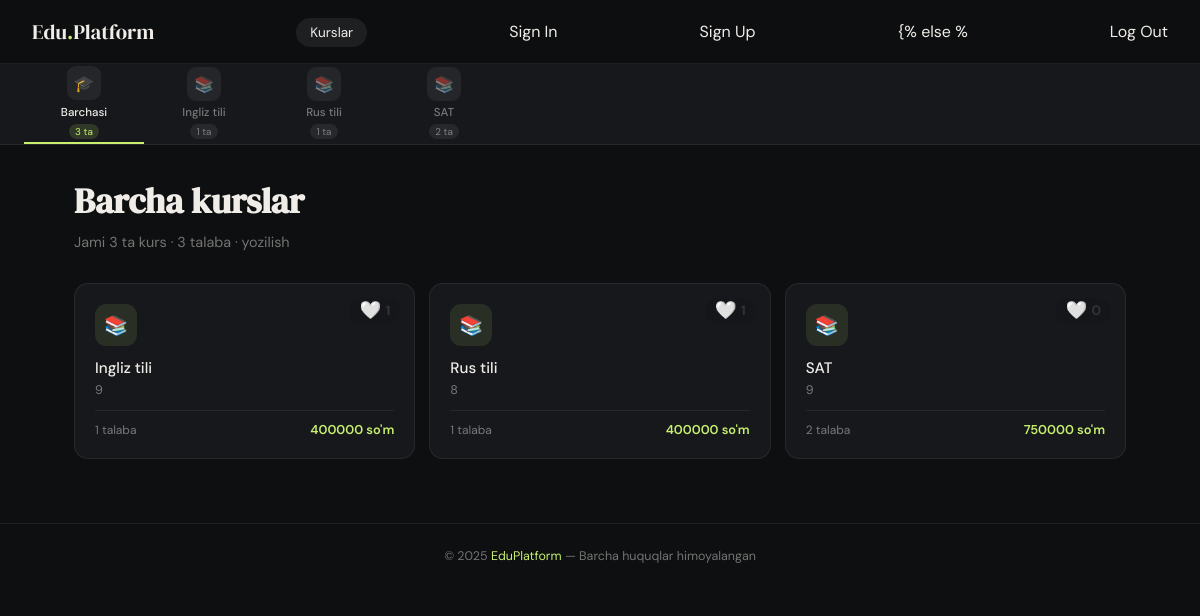
The page / on the database its author committed.
### courses/models.py (models this page shows, shortened)
class Course(models.Model):
    name = models.CharField(max_length=100, verbose_name='Nomi')
    description = models.TextField(blank=True, null=True, verbose_name='Batafsil')
    price = models.PositiveIntegerField(verbose_name='Narxi')
    duration = models.CharField(max_length=50, verbose_name='Davomiyligi')
    level = models.CharField(max_length=50, default='Beginner', verbose_name='Darajasi')
    is_active = models.BooleanField(default=True, verbose_name='Faolmi')
    updated_at = models.DateTimeField(auto_now=True, verbose_name='Oxirgi tahrirlangan vaqt')
    students = models.ManyToManyField(Student, verbose_name='O\'quvchilar')
    likes = models.ManyToManyField(Student, related_name='favorite_courses', blank=True, verbose_name='Yoqtirganlar')
    class Meta:
        verbose_name = "Kurs"
        verbose_name_plural = "Kurslar"

### courses/views.py (the view)
# urls.py: path('', home, name='home'),
def home(request):
    courses = Course.objects.all()
    students = Student.objects.all()
    context = {
        'courses': courses,
        'students': students,
        'total_students': students.count(),
        'title': 'Bosh sahifa',
    }
    return render(request, 'courses/index.html', context)

### templates/courses/index.html (shortened to what this page needs)
{% extends 'base.html' %}
{% block content %}
<div style="margin-bottom: 2rem;">
  <h1 style="font-family: var(--serif); font-size: 2.2rem; margin-bottom: 8px;">
    Barcha kurslar
  </h1>
  <p style="color: var(--muted); font-size: 0.9rem;">
    Jami {{ courses|length }} ta kurs · {{ total_students }} talaba · {{ total_enrollments }} yozilish
  </p>
</div>
{% if courses %}
<div class="courses-grid">
  {% for course in courses %}
  <div style="position: relative;">
    <a href="{% url 'course_detail' course.id %}" class="course-card" style="display: block; height: 100%;">
      <div class="course-card-icon">📚</div>
      <div class="course-card-name">{{ course.name }}</div>
      <div class="course-card-meta">{{ course.duration }}</div>
      <div class="course-card-footer">
        <span class="course-card-count">{{ course.students.count }} talaba</span>
        <span class="course-card-price">{{ course.price|floatformat:0 }} so'm</span>
      </div>
    </a>
    <div style="position: absolute; top: 15px; right: 15px; display: flex; align-items: center; gap: 4px; background: rgba(0, 0, 0, 0.08); padding: 4px 10px; border-radius: 20px; z-index: 10;">
      <a href="{% url 'like_course' course.id %}" style="text-decoration: none; line-height: 1; transition: transform 0.1s ease;" onmouseover="this.style.transform='scale(1.15)'" onmouseout="this.style.transform='scale(1)'">
        {% if request.user.student in course.likes.all %}
            <span style="font-size: 1.1rem; cursor: pointer;">❤️</span>
        {% else %}
            <span style="font-size: 1.1rem; cursor: pointer;">🤍</span>
        {% endif %}
      </a>
      <span style="font-size: 0.85rem; font-weight: bold; color: #333;">{{ course.likes.count }}</span>
    </div>
  </div>
  {% endfor %}
</div>
{% else %}
<div class="empty">Hali kurs qo'shilmagan.</div>
{% endif %}
{% endblock %}

### templates/layout/navbar.html (shortened to what this page needs)
<nav class="navbar">
  <a href="{% url 'home' %}" class="navbar-logo">
    Edu<span>.</span>Platform</a>
  <ul class="navbar-links">
    <li><a href="{% url 'home' %}" {% if request.resolver_match.url_name == 'home' %}class="active"{% endif %}>Kurslar</a></li>
  </ul>
    {% if not request.user.is_authenticated %}
  <a href="{% url 'login' %}" class="btn-login">Sign In</a>
  <a href="{% url 'register' %}" class="btn-login">Sign Up</a>
  {% else %
  <a href="{% url 'logout' %}" class="btn-login">Log Out</a>
  {% endif %}
</nav>
<div class="rail-wrapper">
  <div class="rail">
    <a href="{% url 'home' %}" class="rail-item {% if not course %}active{% endif %}">
      <div class="rail-icon">🎓</div>
      <span class="rail-label">Barchasi</span>
      <span class="rail-count">{{ courses|length }} ta</span>
    </a>
    {% for c in courses %}
    <a href="{% url 'course_detail' c.id %}" class="rail-item {% if course.id == c.id %}active{% endif %}">
      <div class="rail-icon">📚</div>
      <span class="rail-label">{{ c.name|truncatechars:16 }}</span>
      <span class="rail-count">{{ c.students.count }} ta</span>
    </a>
    {% endfor %}
  </div>
</div>

### templates/components/_style.html (style rules this page uses)
*, *::before, *::after { box-sizing: border-box; margin: 0; padding: 0; }
:root { --nav-h: 64px; --rail-h: 80px; --bg: #0e0f11; --bg2: #16181c; --bg3: #1e2126; --border: rgba(255,255,255,0.07); --border2: rgba(255,255,255,0.13); --text: #f0ede8; --muted: rgba(240,237,232,0.45); --accent: #c8f06e; --serif: 'DM Serif Display', Georgia, serif; --sans: 'DM Sans', system-ui, sans-serif; }
html, body { min-height: 100vh; background: var(--bg); color: var(--text); font-family: var(--sans); }
a { text-decoration: none; color: inherit; }
.navbar { position: sticky; top: 0; z-index: 100; height: var(--nav-h); display: flex; align-items: center; justify-content: space-between; padding: 0 2rem; background: rgba(14,15,17,0.9); backdrop-filter: blur(14px); border-bottom: 0.5px solid var(--border); }
.navbar-logo { font-family: var(--serif); font-size: 1.3rem; color: var(--text); }
.navbar-logo span { color: var(--accent); }
.navbar-links { display: flex; align-items: center; gap: 4px; list-style: none; }
.navbar-links a { color: var(--muted); font-size: 0.85rem; padding: 6px 14px; border-radius: 20px; transition: all 0.2s; }
.navbar-links a:hover, .navbar-links a.active { color: var(--text); background: rgba(255,255,255,0.07); }
.rail-wrapper { position: sticky; top: var(--nav-h); z-index: 90; background: var(--bg2); border-bottom: 0.5px solid var(--border); overflow: hidden; }
.rail { display: flex; align-items: center; overflow-x: auto; padding: 0 1.5rem; scrollbar-width: none; }
.rail-item { display: flex; flex-direction: column; align-items: center; justify-content: center; gap: 4px; padding: 0 18px; height: var(--rail-h); min-width: 120px; flex-shrink: 0; background: none; border: none; border-bottom: 2px solid transparent; color: var(--muted); font-family: var(--sans); cursor: pointer; transition: all 0.2s; text-decoration: none; }
.rail-item.active { color: var(--text); border-bottom-color: var(--accent); }
.rail-icon { width: 34px; height: 34px; border-radius: 9px; display: flex; align-items: center; justify-content: center; font-size: 1rem; background: rgba(255,255,255,0.06); transition: transform 0.2s; }
.rail-item:hover .rail-icon, .rail-item.active .rail-icon { transform: translateY(-1px); }
.rail-label { font-size: 0.72rem; font-weight: 500; white-space: nowrap; }
.rail-count { font-size: 0.62rem; padding: 1px 6px; border-radius: 20px; background: rgba(255,255,255,0.07); }
.rail-item.active .rail-count { background: rgba(200,240,110,0.15); color: var(--accent); }
.courses-grid { display: grid; grid-template-columns: repeat(auto-fill, minmax(260px, 1fr)); gap: 14px; margin-top: 1.5rem; }
.course-card { background: var(--bg2); border: 0.5px solid var(--border); border-radius: 14px; padding: 1.25rem; transition: all 0.2s; cursor: pointer; display: block; }
.course-card-icon { width: 42px; height: 42px; border-radius: 11px; display: flex; align-items: center; justify-content: center; font-size: 1.2rem; margin-bottom: 12px; background: rgba(200,240,110,0.1); }
.course-card-name { font-size: 0.95rem; font-weight: 500; color: var(--text); margin-bottom: 4px; }
.course-card-meta { font-size: 0.78rem; color: var(--muted); margin-bottom: 12px; }
.course-card-footer { display: flex; align-items: center; justify-content: space-between; padding-top: 10px; border-top: 0.5px solid var(--border); }
.course-card-count { font-size: 0.75rem; color: var(--muted); }
.course-card-price { font-size: 0.8rem; font-weight: 600; color: var(--accent); }

### rows shown on the page
Course: name "Ingliz tili", students.count "1", duration "9", price "400000", likes.count "1"
Course: name "Rus tili", students.count "1", duration "8", price "400000", likes.count "1"
Course: name "SAT", students.count "2", duration "9", price "750000", likes.count "0"

### other values the page prints
{{ courses|length }} "3"
{{ total_students }} "3"
